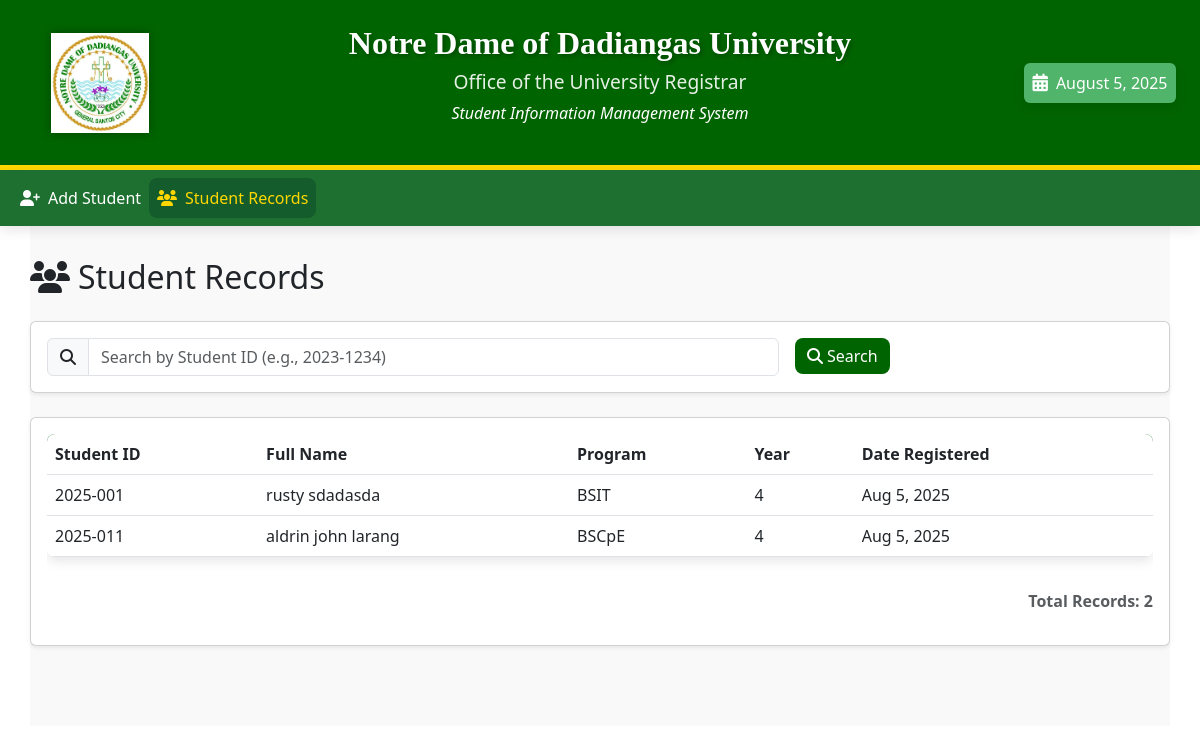
/ass/list_students.php, run on the app's committed database.
### tables this page shows
CREATE TABLE `students` (
  `id` int(11) NOT NULL,
  `student_id` varchar(20) NOT NULL,
  `full_name` varchar(100) NOT NULL,
  `course` varchar(50) NOT NULL,
  `year_level` int(11) NOT NULL,
  `created_at` timestamp NOT NULL DEFAULT current_timestamp()
);

### ass/StudentManager.php (called while the page is built, shortened)
<?php
require_once 'database.php';
class StudentManager {
    private $conn;
    public function __construct() {
        $this->db = new Database();
        $this->conn = $this->db->getConnection();
    }
    public function listStudents() {
        $query = "SELECT * FROM students ORDER BY created_at DESC";
        try {
            $stmt = $this->conn->prepare($query);
            $stmt->execute();
            return $stmt->fetchAll(PDO::FETCH_ASSOC);
        } catch(PDOException $e) {
            error_log("Error listing students: " . $e->getMessage());
            return [];
        }
    }
}
?>

### ass/database.php (called while the page is built, shortened)
<?php
class Database {
    private $host = 'localhost';
    private $db_name = 'sims_db';
    private $username = 'root';
    private $password = '';
    public function getConnection() {
        $this->conn = null;
        try {
            $this->conn = new PDO("mysql:host=" . $this->host, $this->username, $this->password);
            $this->conn->setAttribute(PDO::ATTR_ERRMODE, PDO::ERRMODE_EXCEPTION);
            $this->conn->exec("CREATE DATABASE IF NOT EXISTS " . $this->db_name . " CHARACTER SET utf8mb4 COLLATE utf8mb4_unicode_ci");
            $this->conn = new PDO("mysql:host=" . $this->host . ";dbname=" . $this->db_name, $this->username, $this->password);
            $this->conn->setAttribute(PDO::ATTR_ERRMODE, PDO::ERRMODE_EXCEPTION);
        } catch(PDOException $exception) {
            error_log("Database connection error: " . $exception->getMessage());
            return null;
        }
        return $this->conn;
    }
}
?>

### ass/list_students.php (the view, shortened to what this page needs)
<?php
require_once 'StudentManager.php';
$studentManager = new StudentManager();
$students = [];
$searchResults = [];
$searchTerm = '';
if (empty($searchTerm)) {
    $students = $studentManager->listStudents();
}
require_once 'header.php';
?>
<link rel="stylesheet" href="style.css">
<div class="container main-content">
    <div class="row">
        <div class="col-12">
            <h2 class="mb-4"><i class="fas fa-users me-2"></i>Student Records</h2>
            <div class="card mb-4 shadow-sm">
                <div class="card-body">
                    <form method="GET" action="" class="row g-3">
                        <div class="col-md-8">
                            <div class="input-group">
                                <span class="input-group-text"><i class="fas fa-search"></i></span>
                                <input type="text" class="form-control" name="search"
                                       placeholder="Search by Student ID (e.g., 2023-1234)"
                                       value="<?php echo htmlspecialchars($searchTerm); ?>">
                            </div>
                        </div>
                        <div class="col-md-4">
                            <button type="submit" class="btn btn-nddu me-2">
                                <i class="fas fa-search me-1"></i>Search
                            </button>
                        </div>
                    </form>
                </div>
            </div>
            <div class="card shadow-sm">
                <div class="card-body">
                    <?php
                    $displayStudents = !empty($searchTerm) ? $searchResults : $students;
                    if (empty($displayStudents)): ?>
                        <div class="text-center py-5">
                            <i class="fas fa-user-graduate fa-4x text-muted mb-4"></i>
                            <h4>No Student Records Found</h4>
                            <p class="text-muted">
                                <?php echo !empty($searchTerm) ? 'Try a different search term or' : ''; ?>
                                <a href="add_student.php" class="text-decoration-none">
                                    register the first student
                                </a> to begin.
                            </p>
                        </div>
                    <?php else: ?>
                        <div class="table-responsive">
                            <table class="table nddu-table table-hover">
                                <thead>
                                    <tr>
                                        <th>Student ID</th>
                                        <th>Full Name</th>
                                        <th>Program</th>
                                        <th>Year</th>
                                        <th>Date Registered</th>
                                    </tr>
                                </thead>
                                <tbody>
                                    <?php foreach ($displayStudents as $student): ?>
                                        <tr>
                                            <td><?php echo htmlspecialchars($student['student_id']); ?></td>
                                            <td><?php echo htmlspecialchars($student['full_name']); ?></td>
                                            <td><?php echo htmlspecialchars($student['course']); ?></td>
                                            <td><?php echo htmlspecialchars($student['year_level']); ?></td>
                                            <td><?php echo date('M j, Y', strtotime($student['created_at'])); ?></td>
                                        </tr>
                                    <?php endforeach; ?>
                                </tbody>
                            </table>
                        </div>
                        <div class="mt-3 text-end">
                            <p class="text-muted">
                                <strong>Total Records: <?php echo count($displayStudents); ?></strong>
                            </p>
                        </div>
                    <?php endif; ?>
                </div>
            </div>
        </div>
    </div>
</div>

### ass/header.php (shortened to what this page needs)
<!DOCTYPE html>
<html lang="en">
<head>
    <link href="https://cdn.jsdelivr.net/npm/bootstrap@5.3.0/dist/css/bootstrap.min.css" rel="stylesheet">
    <link rel="stylesheet" href="https://cdnjs.cloudflare.com/ajax/libs/font-awesome/6.4.0/css/all.min.css">
     <link rel="stylesheet" href="style.css">
</head>
<body>
    <header class="nddu-header">
        <div class="container-fluid">
            <div class="row align-items-center">
                <div class="col-md-2 text-center">
                    <img src="logo.png" alt="NDDU Seal" class="nddu-seal img-fluid">
                </div>
                <div class="col-md-8 text-center">
                    <h1 class="nddu-title">Notre Dame of Dadiangas University</h1>
                    <h2 class="nddu-subtitle">Office of the University Registrar</h2>
                    <p class="nddu-system-name">Student Information Management System</p>
                </div>
                <div class="col-md-2 text-center">
    <div class="nddu-date-box text-white p-2 rounded" id="liveDate">
    </div>
</div>
    </header>
<nav class="navbar navbar-expand-lg nddu-navbar">
    <div class="container-fluid">
        <div class="collapse navbar-collapse" id="mainNav">
            <ul class="navbar-nav me-auto">
                <li class="nav-item">
                    <a class="nav-link <?php echo basename($_SERVER['PHP_SELF']) == 'add_student.php' ? 'active' : ''; ?>" href="add_student.php">
                        <i class="fas fa-user-plus me-2"></i>Add Student
                    </a>
                </li>
                <li class="nav-item">
                    <a class="nav-link <?php echo basename($_SERVER['PHP_SELF']) == 'list_students.php' ? 'active' : ''; ?>" href="list_students.php">
                        <i class="fas fa-users me-2"></i>Student Records
                    </a>
                </li>
            </ul>
        </div>
    </div>
</nav>

### ass/style.css (style rules this page uses)
:root { --primary-color: #006400; --secondary-color: #FFD700; --accent-color: #1e824c; --light-color: #f9f9f9; --dark-color: #004225; --success-color: hsl(134, 61%, 41%); --warning-color: #ffc107; --danger-color: #b22222; --text-color: #2c2c2c; --border-radius: 8px; --box-shadow: 0 4px 12px rgba(0, 0, 0, 0.1); --transition: all 0.3s ease; --navbar-bg-color: #1e7030; --nav-link-color: #ffffff; --nav-link-hover: #FFD700; --nav-link-active-bg: #145c2c; --nav-link-active-text: #FFD700; }
.nddu-header { background-color: var(--primary-color); color: white; padding: 1.5rem 0; border-bottom: 5px solid var(--secondary-color); }
.nddu-seal { max-height: 100px; filter: drop-shadow(0 0 5px rgba(0, 0, 0, 0.3)); }
.nddu-title { font-family: 'Times New Roman', serif; font-weight: bold; font-size: 2rem; text-shadow: 2px 2px 4px rgba(0, 0, 0, 0.3); }
.nddu-subtitle { font-size: 1.2rem; opacity: 0.9; }
.nddu-system-name { font-style: italic; margin-top: 0.5rem; }
.main-content { min-height: calc(100vh - 300px); padding: 2rem 0; background-color: var(--light-color); }
.nddu-table { background-color: white; border-radius: var(--border-radius); box-shadow: var(--box-shadow); overflow: hidden; }
.nddu-table thead { background-color: var(--primary-color); color: white; }
.nddu-date-box { background-color: #50b46a; color: #ffffff; border-radius: var(--border-radius); box-shadow: var(--box-shadow); transition: var(--transition); display: inline-flex; align-items: center; font-weight: 500; font-size: 1rem; padding: 0.5rem 1rem; }
.nddu-navbar { background-color: var(--navbar-bg-color) !important; box-shadow: var(--box-shadow); }
.nddu-navbar .nav-link { color: var(--nav-link-color); transition: var(--transition); }
.nddu-navbar .nav-link.active { background-color: var(--nav-link-active-bg); color: var(--nav-link-active-text) !important; border-radius: var(--border-radius); }
.btn-nddu { background-color: var(--primary-color); color: white; border: none; border-radius: var(--border-radius); transition: var(--transition); }

### data on the page
students: student "2025-001", full_name "rusty sdadasda", course "BSIT", year_level "4", created_at "Aug 5, 2025"
students: student "2025-011", full_name "aldrin john larang", course "BSCpE", year_level "4", created_at "Aug 5, 2025"

### other printed values
count($displayStudents) "2"
